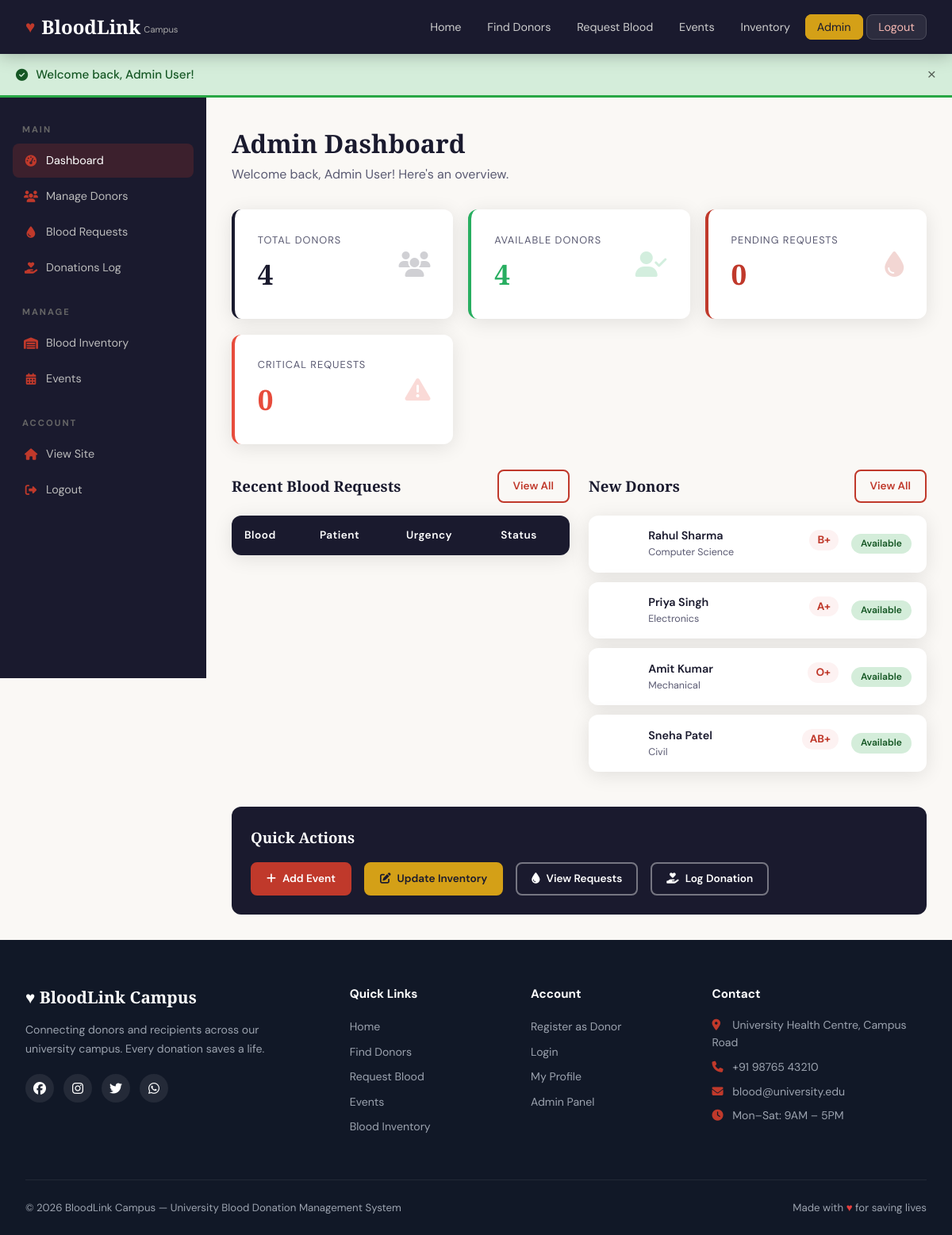
Page /admin/dashboard.php (signed in) on the committed database.
### tables this page shows
CREATE TABLE IF NOT EXISTS users (
    id INT AUTO_INCREMENT PRIMARY KEY,
    full_name VARCHAR(100) NOT NULL,
    email VARCHAR(100) UNIQUE NOT NULL,
    password VARCHAR(255) NOT NULL,
    phone VARCHAR(15),
    blood_group ENUM('A+','A-','B+','B-','AB+','AB-','O+','O-') NOT NULL,
    age INT,
    gender ENUM('Male','Female','Other'),
    department VARCHAR(100),
    student_id VARCHAR(50),
    address TEXT,
    is_available TINYINT(1) DEFAULT 1,
    role ENUM('donor','admin') DEFAULT 'donor',
    last_donation DATE,
    profile_pic VARCHAR(255) DEFAULT 'default.png',
    created_at TIMESTAMP DEFAULT CURRENT_TIMESTAMP
);

### admin/dashboard.php (the view, shortened to what this page needs)
<?php
$db = getDB();
$stats = [
    'donors' => $db->query("SELECT COUNT(*) as c FROM users WHERE role='donor'")->fetch_assoc()['c'],
    'available' => $db->query("SELECT COUNT(*) as c FROM users WHERE role='donor' AND is_available=1")->fetch_assoc()['c'],
    'requests' => $db->query("SELECT COUNT(*) as c FROM blood_requests WHERE status='Pending'")->fetch_assoc()['c'],
    'donations' => $db->query("SELECT COUNT(*) as c FROM donations")->fetch_assoc()['c'],
    'events' => $db->query("SELECT COUNT(*) as c FROM events WHERE status='Upcoming'")->fetch_assoc()['c'],
    'critical' => $db->query("SELECT COUNT(*) as c FROM blood_requests WHERE urgency='Critical' AND status='Pending'")->fetch_assoc()['c'],
];
$recent_donors = $db->query("SELECT * FROM users WHERE role='donor' ORDER BY created_at DESC LIMIT 5");
include '../includes/header.php';
?>
<div class="admin-layout">
    <aside class="sidebar">
        <div class="sidebar-section">
            <h4>Main</h4>
            <a href="/admin/dashboard.php" class="active"><i class="fas fa-tachometer-alt"></i> Dashboard</a>
            <a href="/admin/donors.php"><i class="fas fa-users"></i> Manage Donors</a>
            <a href="/admin/requests.php"><i class="fas fa-tint"></i> Blood Requests</a>
            <a href="/admin/donations.php"><i class="fas fa-hand-holding-heart"></i> Donations Log</a>
        </div>
        <div class="sidebar-section">
            <h4>Manage</h4>
            <a href="/admin/inventory.php"><i class="fas fa-warehouse"></i> Blood Inventory</a>
            <a href="/admin/events.php"><i class="fas fa-calendar-alt"></i> Events</a>
        </div>
        <div class="sidebar-section">
            <h4>Account</h4>
            <a href="/index.php"><i class="fas fa-home"></i> View Site</a>
            <a href="/logout.php"><i class="fas fa-sign-out-alt"></i> Logout</a>
        </div>
    </aside>
    <div class="admin-content">
        <div style="margin-bottom:2rem">
            <h1 style="font-family:var(--font-display);font-size:2rem">Admin Dashboard</h1>
            <p style="color:var(--gray)">Welcome back, <?php echo htmlspecialchars($_SESSION['user_name']); ?>! Here's an overview.</p>
        </div>
        <div class="grid-4" style="margin-bottom:2rem">
            <?php $stat_items = [
                ['Total Donors', $stats['donors'], 'fas fa-users', 'var(--charcoal)'],
                ['Available Donors', $stats['available'], 'fas fa-user-check', '#27ae60'],
                ['Pending Requests', $stats['requests'], 'fas fa-tint', 'var(--red)'],
                ['Critical Requests', $stats['critical'], 'fas fa-exclamation-triangle', '#e74c3c'],
            ];
            foreach($stat_items as $si): ?>
            <div class="card" style="border-left:4px solid <?php echo $si[3]; ?>">
                <div class="card-body" style="display:flex;justify-content:space-between;align-items:center">
                    <div>
                        <div style="font-size:0.8rem;color:var(--gray);text-transform:uppercase;letter-spacing:1px;margin-bottom:4px"><?php echo $si[0]; ?></div>
                        <div style="font-family:var(--font-display);font-size:2.2rem;font-weight:900;color:<?php echo $si[3]; ?>"><?php echo $si[1]; ?></div>
                    </div>
                    <i class="<?php echo $si[2]; ?>" style="font-size:2rem;color:<?php echo $si[3]; ?>;opacity:0.2"></i>
                </div>
            </div>
            <?php endforeach; ?>
        </div>
        <div class="grid-2" style="align-items:start">
            <div>
                <div style="display:flex;justify-content:space-between;align-items:center;margin-bottom:1rem">
                    <h3 style="font-family:var(--font-display)">Recent Blood Requests</h3>
                    <a href="/admin/requests.php" class="btn btn-outline-dark btn-sm">View All</a>
                </div>
                <div class="table-wrap">
                    <table>
                        <thead><tr><th>Blood</th><th>Patient</th><th>Urgency</th><th>Status</th></tr></thead>
                    </table>
                </div>
            </div>
            <div>
                <div style="display:flex;justify-content:space-between;align-items:center;margin-bottom:1rem">
                    <h3 style="font-family:var(--font-display)">New Donors</h3>
                    <a href="/admin/donors.php" class="btn btn-outline-dark btn-sm">View All</a>
                </div>
                <?php while($donor = $recent_donors->fetch_assoc()):
                    $bg_class = 'blood-' . str_replace(['+','-'], ['-pos','-neg'], $donor['blood_group']);
                    $initial = strtoupper(substr($donor['full_name'], 0, 1));
                ?>
                <div class="card" style="margin-bottom:0.75rem">
                    <div class="card-body" style="display:flex;align-items:center;gap:1rem;padding:0.9rem 1.2rem">
                        <div class="donor-avatar <?php echo $bg_class; ?>" style="width:40px;height:40px;font-size:1rem;margin:0;flex-shrink:0"><?php echo $initial; ?></div>
                        <div style="flex:1;min-width:0">
                            <div style="font-weight:600;font-size:0.9rem"><?php echo htmlspecialchars($donor['full_name']); ?></div>
                            <div style="font-size:0.78rem;color:var(--gray)"><?php echo htmlspecialchars($donor['department'] ?? ''); ?></div>
                        </div>
                        <span class="blood-badge" style="font-size:0.85rem;padding:2px 10px"><?php echo $donor['blood_group']; ?></span>
                        <span class="availability-badge <?php echo $donor['is_available'] ? 'badge-available' : 'badge-unavailable'; ?>" style="font-size:0.75rem">
                            <?php echo $donor['is_available'] ? 'Available' : 'N/A'; ?>
                        </span>
                    </div>
                </div>
                <?php endwhile; ?>
            </div>
        </div>
        <div style="margin-top:2rem;background:var(--charcoal);border-radius:var(--radius);padding:1.5rem">
            <h3 style="font-family:var(--font-display);color:var(--white);margin-bottom:1rem">Quick Actions</h3>
            <div style="display:flex;gap:1rem;flex-wrap:wrap">
                <a href="/admin/events.php?action=new" class="btn btn-primary btn-sm"><i class="fas fa-plus"></i> Add Event</a>
                <a href="/admin/inventory.php" class="btn btn-gold btn-sm"><i class="fas fa-edit"></i> Update Inventory</a>
                <a href="/admin/requests.php" class="btn btn-outline btn-sm"><i class="fas fa-tint"></i> View Requests</a>
                <a href="/admin/donations.php?action=new" class="btn btn-outline btn-sm"><i class="fas fa-hand-holding-heart"></i> Log Donation</a>
            </div>
        </div>
    </div>
</div>
<?php include '../includes/footer.php'; ?>

### assets/css/style.css (style rules this page uses)
:root { --red: #c0392b; --red-dark: #922b21; --red-light: #f5b7b1; --red-pale: #fdf2f2; --gold: #d4a017; --ivory: #faf8f5; --charcoal: #1a1a2e; --gray: #5a5a72; --gray-light: #e8e6e3; --white: #ffffff; --shadow: 0 4px 24px rgba(0,0,0,0.10); --shadow-lg: 0 12px 40px rgba(192,57,43,0.15); --radius: 12px; --font-display: 'Playfair Display', Georgia, serif; --font-body: 'DM Sans', sans-serif; --transition: 0.3s cubic-bezier(0.4, 0, 0.2, 1); }
* { margin: 0; padding: 0; box-sizing: border-box; }
body { font-family: var(--font-body); background: var(--ivory); color: var(--charcoal); line-height: 1.6; min-height: 100vh; }
.btn { display: inline-flex; align-items: center; gap: 8px; padding: 12px 28px; border-radius: 8px; font-family: var(--font-body); font-size: 0.95rem; font-weight: 600; text-decoration: none; cursor: pointer; border: 2px solid transparent; transition: var(--transition); }
.btn-primary { background: var(--red); color: var(--white); border-color: var(--red); }
.btn-outline { background: transparent; color: var(--white); border-color: rgba(255,255,255,0.4); }
.btn-outline-dark { background: transparent; color: var(--red); border-color: var(--red); }
.btn-sm { padding: 8px 18px; font-size: 0.85rem; }
.btn-gold { background: var(--gold); color: var(--charcoal); border-color: var(--gold); }
.card { background: var(--white); border-radius: var(--radius); box-shadow: var(--shadow); overflow: hidden; transition: var(--transition); }
.card-body { padding: 1.8rem; }
.grid-2 { display: grid; grid-template-columns: repeat(auto-fit, minmax(300px, 1fr)); gap: 1.5rem; }
.grid-4 { display: grid; grid-template-columns: repeat(auto-fit, minmax(220px, 1fr)); gap: 1.2rem; }
.donor-avatar { width: 80px; height: 80px; border-radius: 50%; margin: 0 auto 1rem; display: flex; align-items: center; justify-content: center; font-family: var(--font-display); font-size: 2rem; font-weight: 900; color: var(--white); }
.blood-badge { display: inline-block; padding: 4px 14px; background: var(--red-pale); color: var(--red); border-radius: 50px; font-weight: 700; font-size: 1.1rem; margin-bottom: 10px; }
.availability-badge { display: inline-block; padding: 3px 12px; border-radius: 50px; font-size: 0.78rem; font-weight: 600; }
.badge-available { background: #d4edda; color: #155724; }
.table-wrap { overflow-x: auto; border-radius: var(--radius); box-shadow: var(--shadow); }
table { width: 100%; border-collapse: collapse; background: var(--white); }
thead { background: var(--charcoal); color: var(--white); }
th { padding: 14px 16px; text-align: left; font-size: 0.85rem; letter-spacing: 0.5px; font-weight: 600; }
.admin-layout { display: flex; min-height: calc(100vh - 68px); }
.sidebar { width: 260px; background: var(--charcoal); padding: 2rem 0; flex-shrink: 0; position: sticky; top: 68px; height: calc(100vh - 68px); overflow-y: auto; }
.sidebar-section { padding: 0 1rem 1.5rem; }
.sidebar-section h4 { color: #666; font-size: 0.7rem; text-transform: uppercase; letter-spacing: 2px; padding: 0 0.75rem; margin-bottom: 0.5rem; }
.sidebar a { display: flex; align-items: center; gap: 10px; padding: 10px 14px; border-radius: 8px; margin: 2px 0; color: #bbb; text-decoration: none; font-size: 0.9rem; transition: var(--transition); }
.sidebar a:hover, .sidebar a.active { background: rgba(192,57,43,0.2); color: var(--white); }
.sidebar a i { width: 18px; text-align: center; color: var(--red); }
.admin-content { flex: 1; padding: 2rem; overflow-x: hidden; }

### rows in the picture
users: full_name "Rahul Sharma", department "Computer Science", blood_group "B+", is_available "Available"
users: full_name "Priya Singh", department "Electronics", blood_group "A+", is_available "Available"
users: full_name "Amit Kumar", department "Mechanical", blood_group "O+", is_available "Available"
users: full_name "Sneha Patel", department "Civil", blood_group "AB+", is_available "Available"

### other values in the picture
$flash['message'] "Welcome back, Admin User!"
$_SESSION['user_name'] "Admin User"
$si[0] "TOTAL DONORS"
$si[1] "4"
$si[0] "AVAILABLE DONORS"
$si[0] "PENDING REQUESTS"
$si[1] "0"
$si[0] "CRITICAL REQUESTS"
